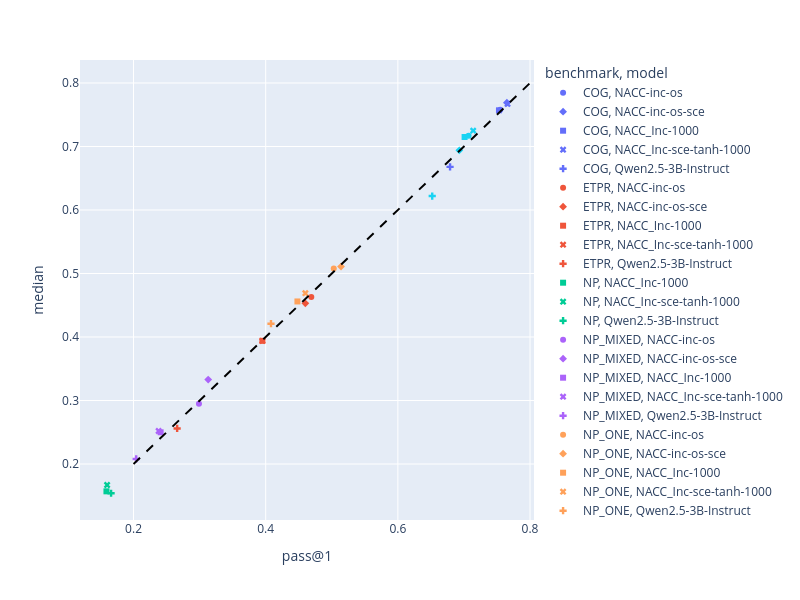

The cell this chart's notebook holds for it:
### Code cell
fig = px.scatter(
    df,
    x='pass@1',
    y='median',
    color='benchmark',
    symbol='model',
    width=800,
    height=600
)

# Determine the limits for the bisector line
# This ensures the bisector spans the visible range of your data
min_val = min(0.2, 0.2)
max_val = max(0.8,0.8)

# Add the bisector line (y=x) as a new scatter trace
fig.add_trace(go.Scatter(
    x=[min_val, max_val],
    y=[min_val, max_val],
    mode='lines',
    name='Bisector (y=x)',
    line=dict(color='black', dash='dash') # Customize line appearance
))

# Show the plot
fig.show()

### Figure 1 — Plotly figure (JSON) as saved in the notebook; plotly's stock layout.template omitted (floating-point values rounded to 4 significant figures)
{"data": [{"hovertemplate": "benchmark=COG<br>model=NACC-inc-os<br>pass@1=%{x}<br>median=%{y}<extra></extra>", "legendgroup": "COG, NACC-inc-os", "marker": {"color": "#636efa", "symbol": "circle"}, "mode": "markers", "name": "COG, NACC-inc-os", "orientation": "v", "showlegend": true, "type": "scatter", "x": [0.755], "xaxis": "x", "y": [0.758], "yaxis": "y"}, {"hovertemplate": "benchmark=COG<br>model=NACC-inc-os-sce<br>pass@1=%{x}<br>median=%{y}<extra></extra>", "legendgroup": "COG, NACC-inc-os-sce", "marker": {"color": "#636efa", "symbol": "diamond"}, "mode": "markers", "name": "COG, NACC-inc-os-sce", "orientation": "v", "showlegend": true, "type": "scatter", "x": [0.765], "xaxis": "x", "y": [0.769], "yaxis": "y"}, {"hovertemplate": "benchmark=COG<br>model=NACC_Inc-1000<br>pass@1=%{x}<br>median=%{y}<extra></extra>", "legendgroup": "COG, NACC_Inc-1000", "marker": {"color": "#636efa", "symbol": "square"}, "mode": "markers", "name": "COG, NACC_Inc-1000", "orientation": "v", "showlegend": true, "type": "scatter", "x": [0.753], "xaxis": "x", "y": [0.757], "yaxis": "y"}, {"hovertemplate": "benchmark=COG<br>model=NACC_Inc-sce-tanh-1000<br>pass@1=%{x}<br>median=%{y}<extra></extra>", "legendgroup": "COG, NACC_Inc-sce-tanh-1000", "marker": {"color": "#636efa", "symbol": "x"}, "mode": "markers", "name": "COG, NACC_Inc-sce-tanh-1000", "orientation": "v", "showlegend": true, "type": "scatter", "x": [0.766], "xaxis": "x", "y": [0.767], "yaxis": "y"}, {"hovertemplate": "benchmark=COG<br>model=Qwen2.5-3B-Instruct<br>pass@1=%{x}<br>median=%{y}<extra></extra>", "legendgroup": "COG, Qwen2.5-3B-Instruct", "marker": {"color": "#636efa", "symbol": "cross"}, "mode": "markers", "name": "COG, Qwen2.5-3B-Instruct", "orientation": "v", "showlegend": true, "type": "scatter", "x": [0.679], "xaxis": "x", "y": [0.668], "yaxis": "y"}, {"hovertemplate": "benchmark=ETPR<br>model=NACC-inc-os<br>pass@1=%{x}<br>median=%{y}<extra></extra>", "legendgroup": "ETPR, NACC-inc-os", "marker": {"color": "#EF553B", "symbol": "circle"}, "mode": "markers", "name": "ETPR, NACC-inc-os", "orientation": "v", "showlegend": true, "type": "scatter", "x": [0.469], "xaxis": "x", "y": [0.463], "yaxis": "y"}, {"hovertemplate": "benchmark=ETPR<br>model=NACC-inc-os-sce<br>pass@1=%{x}<br>median=%{y}<extra></extra>", "legendgroup": "ETPR, NACC-inc-os-sce", "marker": {"color": "#EF553B", "symbol": "diamond"}, "mode": "markers", "name": "ETPR, NACC-inc-os-sce", "orientation": "v", "showlegend": true, "type": "scatter", "x": [0.46], "xaxis": "x", "y": [0.453], "yaxis": "y"}, {"hovertemplate": "benchmark=ETPR<br>model=NACC_Inc-1000<br>pass@1=%{x}<br>median=%{y}<extra></extra>", "legendgroup": "ETPR, NACC_Inc-1000", "marker": {"color": "#EF553B", "symbol": "square"}, "mode": "markers", "name": "ETPR, NACC_Inc-1000", "orientation": "v", "showlegend": true, "type": "scatter", "x": [0.395], "xaxis": "x", "y": [0.394], "yaxis": "y"}, {"hovertemplate": "benchmark=ETPR<br>model=NACC_Inc-sce-tanh-1000<br>pass@1=%{x}<br>median=%{y}<extra></extra>", "legendgroup": "ETPR, NACC_Inc-sce-tanh-1000", "marker": {"color": "#EF553B", "symbol": "x"}, "mode": "markers", "name": "ETPR, NACC_Inc-sce-tanh-1000", "orientation": "v", "showlegend": true, "type": "scatter", "x": [0.395], "xaxis": "x", "y": [0.394], "yaxis": "y"}, {"hovertemplate": "benchmark=ETPR<br>model=Qwen2.5-3B-Instruct<br>pass@1=%{x}<br>median=%{y}<extra></extra>", "legendgroup": "ETPR, Qwen2.5-3B-Instruct", "marker": {"color": "#EF553B", "symbol": "cross"}, "mode": "markers", "name": "ETPR, Qwen2.5-3B-Instruct", "orientation": "v", "showlegend": true, "type": "scatter", "x": [0.266], "xaxis": "x", "y": [0.256], "yaxis": "y"}, {"hovertemplate": "benchmark=NP<br>model=NACC_Inc-1000<br>pass@1=%{x}<br>median=%{y}<extra></extra>", "legendgroup": "NP, NACC_Inc-1000", "marker": {"color": "#00cc96", "symbol": "square"}, "mode": "markers", "name": "NP, NACC_Inc-1000", "orientation": "v", "showlegend": true, "type": "scatter", "x": [0.159], "xaxis": "x", "y": [0.157], "yaxis": "y"}, {"hovertemplate": "benchmark=NP<br>model=NACC_Inc-sce-tanh-1000<br>pass@1=%{x}<br>median=%{y}<extra></extra>", "legendgroup": "NP, NACC_Inc-sce-tanh-1000", "marker": {"color": "#00cc96", "symbol": "x"}, "mode": "markers", "name": "NP, NACC_Inc-sce-tanh-1000", "orientation": "v", "showlegend": true, "type": "scatter", "x": [0.16], "xaxis": "x", "y": [0.167], "yaxis": "y"}, {"hovertemplate": "benchmark=NP<br>model=Qwen2.5-3B-Instruct<br>pass@1=%{x}<br>median=%{y}<extra></extra>", "legendgroup": "NP, Qwen2.5-3B-Instruct", "marker": {"color": "#00cc96", "symbol": "cross"}, "mode": "markers", "name": "NP, Qwen2.5-3B-Instruct", "orientation": "v", "showlegend": true, "type": "scatter", "x": [0.166], "xaxis": "x", "y": [0.154], "yaxis": "y"}, {"hovertemplate": "benchmark=NP_MIXED<br>model=NACC-inc-os<br>pass@1=%{x}<br>median=%{y}<extra></extra>", "legendgroup": "NP_MIXED, NACC-inc-os", "marker": {"color": "#ab63fa", "symbol": "circle"}, "mode": "markers", "name": "NP_MIXED, NACC-inc-os", "orientation": "v", "showlegend": true, "type": "scatter", "x": [0.299], "xaxis": "x", "y": [0.295], "yaxis": "y"}, {"hovertemplate": "benchmark=NP_MIXED<br>model=NACC-inc-os-sce<br>pass@1=%{x}<br>median=%{y}<extra></extra>", "legendgroup": "NP_MIXED, NACC-inc-os-sce", "marker": {"color": "#ab63fa", "symbol": "diamond"}, "mode": "markers", "name": "NP_MIXED, NACC-inc-os-sce", "orientation": "v", "showlegend": true, "type": "scatter", "x": [0.313], "xaxis": "x", "y": [0.333], "yaxis": "y"}, {"hovertemplate": "benchmark=NP_MIXED<br>model=NACC_Inc-1000<br>pass@1=%{x}<br>median=%{y}<extra></extra>", "legendgroup": "NP_MIXED, NACC_Inc-1000", "marker": {"color": "#ab63fa", "symbol": "square"}, "mode": "markers", "name": "NP_MIXED, NACC_Inc-1000", "orientation": "v", "showlegend": true, "type": "scatter", "x": [0.241], "xaxis": "x", "y": [0.25], "yaxis": "y"}, {"hovertemplate": "benchmark=NP_MIXED<br>model=NACC_Inc-sce-tanh-1000<br>pass@1=%{x}<br>median=%{y}<extra></extra>", "legendgroup": "NP_MIXED, NACC_Inc-sce-tanh-1000", "marker": {"color": "#ab63fa", "symbol": "x"}, "mode": "markers", "name": "NP_MIXED, NACC_Inc-sce-tanh-1000", "orientation": "v", "showlegend": true, "type": "scatter", "x": [0.238], "xaxis": "x", "y": [0.252], "yaxis": "y"}, {"hovertemplate": "benchmark=NP_MIXED<br>model=Qwen2.5-3B-Instruct<br>pass@1=%{x}<br>median=%{y}<extra></extra>", "legendgroup": "NP_MIXED, Qwen2.5-3B-Instruct", "marker": {"color": "#ab63fa", "symbol": "cross"}, "mode": "markers", "name": "NP_MIXED, Qwen2.5-3B-Instruct", "orientation": "v", "showlegend": true, "type": "scatter", "x": [0.204], "xaxis": "x", "y": [0.208], "yaxis": "y"}, {"hovertemplate": "benchmark=NP_ONE<br>model=NACC-inc-os<br>pass@1=%{x}<br>median=%{y}<extra></extra>", "legendgroup": "NP_ONE, NACC-inc-os", "marker": {"color": "#FFA15A", "symbol": "circle"}, "mode": "markers", "name": "NP_ONE, NACC-inc-os", "orientation": "v", "showlegend": true, "type": "scatter", "x": [0.503], "xaxis": "x", "y": [0.508], "yaxis": "y"}, {"hovertemplate": "benchmark=NP_ONE<br>model=NACC-inc-os-sce<br>pass@1=%{x}<br>median=%{y}<extra></extra>", "legendgroup": "NP_ONE, NACC-inc-os-sce", "marker": {"color": "#FFA15A", "symbol": "diamond"}, "mode": "markers", "name": "NP_ONE, NACC-inc-os-sce", "orientation": "v", "showlegend": true, "type": "scatter", "x": [0.514], "xaxis": "x", "y": [0.511], "yaxis": "y"}, {"hovertemplate": "benchmark=NP_ONE<br>model=NACC_Inc-1000<br>pass@1=%{x}<br>median=%{y}<extra></extra>", "legendgroup": "NP_ONE, NACC_Inc-1000", "marker": {"color": "#FFA15A", "symbol": "square"}, "mode": "markers", "name": "NP_ONE, NACC_Inc-1000", "orientation": "v", "showlegend": true, "type": "scatter", "x": [0.448], "xaxis": "x", "y": [0.456], "yaxis": "y"}, {"hovertemplate": "benchmark=NP_ONE<br>model=NACC_Inc-sce-tanh-1000<br>pass@1=%{x}<br>median=%{y}<extra></extra>", "legendgroup": "NP_ONE, NACC_Inc-sce-tanh-1000", "marker": {"color": "#FFA15A", "symbol": "x"}, "mode": "markers", "name": "NP_ONE, NACC_Inc-sce-tanh-1000", "orientation": "v", "showlegend": true, "type": "scatter", "x": [0.46], "xaxis": "x", "y": [0.469], "yaxis": "y"}, {"hovertemplate": "benchmark=NP_ONE<br>model=Qwen2.5-3B-Instruct<br>pass@1=%{x}<br>median=%{y}<extra></extra>", "legendgroup": "NP_ONE, Qwen2.5-3B-Instruct", "marker": {"color": "#FFA15A", "symbol": "cross"}, "mode": "markers", "name": "NP_ONE, Qwen2.5-3B-Instruct", "orientation": "v", "showlegend": true, "type": "scatter", "x": [0.408], "xaxis": "x", "y": [0.421], "yaxis": "y"}, {"hovertemplate": "benchmark=PET<br>model=NACC-inc-os<br>pass@1=%{x}<br>median=%{y}<extra></extra>", "legendgroup": "PET, NACC-inc-os", "marker": {"color": "#19d3f3", "symbol": "circle"}, "mode": "markers", "name": "PET, NACC-inc-os", "orientation": "v", "showlegend": true, "type": "scatter", "x": [0.707], "xaxis": "x", "y": [0.717], "yaxis": "y"}, {"hovertemplate": "benchmark=PET<br>model=NACC-inc-os-sce<br>pass@1=%{x}<br>median=%{y}<extra></extra>", "legendgroup": "PET, NACC-inc-os-sce", "marker": {"color": "#19d3f3", "symbol": "diamond"}, "mode": "markers", "name": "PET, NACC-inc-os-sce", "orientation": "v", "showlegend": true, "type": "scatter", "x": [0.693], "xaxis": "x", "y": [0.694], "yaxis": "y"}, {"hovertemplate": "benchmark=PET<br>model=NACC_Inc-1000<br>pass@1=%{x}<br>median=%{y}<extra></extra>", "legendgroup": "PET, NACC_Inc-1000", "marker": {"color": "#19d3f3", "symbol": "square"}, "mode": "markers", "name": "PET, NACC_Inc-1000", "orientation": "v", "showlegend": true, "type": "scatter", "x": [0.701], "xaxis": "x", "y": [0.715], "yaxis": "y"}, {"hovertemplate": "benchmark=PET<br>model=NACC_Inc-sce-tanh-1000<br>pass@1=%{x}<br>median=%{y}<extra></extra>", "legendgroup": "PET, NACC_Inc-sce-tanh-1000", "marker": {"color": "#19d3f3", "symbol": "x"}, "mode": "markers", "name": "PET, NACC_Inc-sce-tanh-1000", "orientation": "v", "showlegend": true, "type": "scatter", "x": [0.714], "xaxis": "x", "y": [0.725], "yaxis": "y"}, {"hovertemplate": "benchmark=PET<br>model=Qwen2.5-3B-Instruct<br>pass@1=%{x}<br>median=%{y}<extra></extra>", "legendgroup": "PET, Qwen2.5-3B-Instruct", "marker": {"color": "#19d3f3", "symbol": "cross"}, "mode": "markers", "name": "PET, Qwen2.5-3B-Instruct", "orientation": "v", "showlegend": true, "type": "scatter", "x": [0.652], "xaxis": "x", "y": [0.622], "yaxis": "y"}, {"line": {"color": "black", "dash": "dash"}, "mode": "lines", "name": "Bisector (y=x)", "type": "scatter", "x": [0.2, 0.8], "y": [0.2, 0.8]}], "layout": {"height": 600, "legend": {"title": {"text": "benchmark, model"}, "tracegroupgap": 0}, "margin": {"t": 60}, "width": 800, "xaxis": {"anchor": "y", "domain": [0, 1], "title": {"text": "pass@1"}}, "yaxis": {"anchor": "x", "domain": [0, 1], "title": {"text": "median"}}}}
